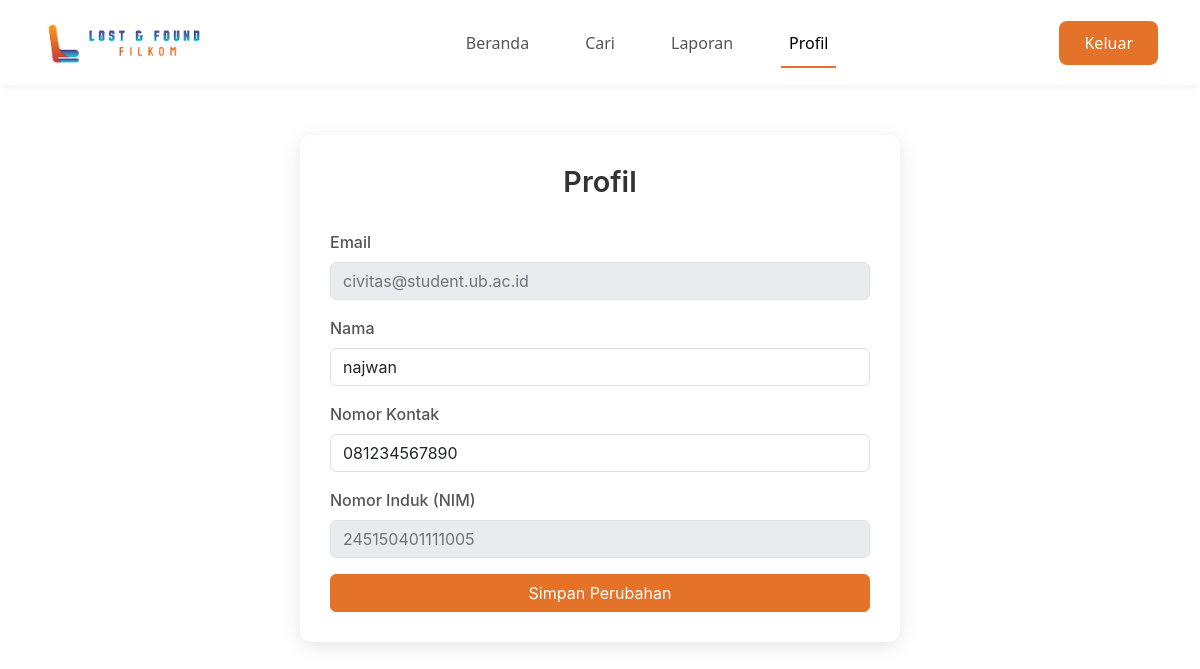
The page /index.php?action=profile (signed in) on the database its author committed.
### tables this page shows
CREATE TABLE `civitas` (
  `nomor_induk` varchar(20) NOT NULL,
  `id_akun` int(11) NOT NULL
);

CREATE TABLE `akun` (
  `id_akun` int(11) NOT NULL,
  `email` varchar(255) NOT NULL,
  `password` varchar(255) NOT NULL,
  `nama` varchar(100) NOT NULL,
  `nomor_kontak` varchar(20) DEFAULT NULL,
  `role` enum('civitas','satpam') NOT NULL DEFAULT 'civitas',
  `created_at` timestamp NOT NULL DEFAULT current_timestamp()
);

### config/db.php (called while the page is built)
<?php
$host = 'localhost';
$dbname = 'lostfound';
$username = 'root';
$password = '';
try {
    $pdo = new PDO("mysql:host=$host;dbname=$dbname", $username, $password);
    $pdo->setAttribute(PDO::ATTR_ERRMODE, PDO::ERRMODE_EXCEPTION);
    $pdo->setAttribute(PDO::ATTR_DEFAULT_FETCH_MODE, PDO::FETCH_ASSOC);
} catch (PDOException $e) {
    die("Koneksi DB gagal: " . $e->getMessage());
}
function getDB()
{
    global $pdo;
    return $pdo;
}

### controllers/AuthController.php (called while the page is built, shortened)
<?php
require_once __DIR__ . '/../models/AkunModel.php';
class SessionManager
{
    public function get($key) { return $_SESSION[$key] ?? null; }
}
class AuthController
{
    private $session;
    public function __construct()
    {
        $this->session = new SessionManager();
        $this->session->start();
    }
    public function getSessionManager() { return $this->session; }
}

### controllers/ProfileController.php (called while the page is built, shortened)
<?php
require_once __DIR__ . '/../models/AkunModel.php';
class ProfileController {
    private $model;
    private $session;
    public function __construct($sessionManager) {
        $this->model = new AkunModel();
        $this->session = $sessionManager;
    }
    public function showProfile() {
        $userId = $this->session->get('userId');
        $profil = $this->model->getProfil($userId);
        return ['success' => true, 'profil' => $profil];
    }
}

### models/AkunModel.php (called while the page is built, shortened)
<?php
require_once __DIR__ . '/../config/db.php';
class AkunModel
{
    private $database;
    public function __construct()
    {
        $this->database = getDB();
    }
    public function getProfil($idAkun)
    {
        $stmt = $this->database->prepare("
        SELECT a.*, c.nomor_induk, s.id_satpam
        FROM akun a
        LEFT JOIN civitas c ON a.id_akun = c.id_akun
        LEFT JOIN satpam s ON a.id_akun = s.id_akun
        WHERE a.id_akun = :id
    ");
        $stmt->execute(['id' => $idAkun]);
        return $stmt->fetch();
    }
}

### views/profile_page.php (the view, shortened to what this page needs)
<!DOCTYPE html>
<html lang="id">
<head>
    <link href="https://cdn.jsdelivr.net/npm/bootstrap@5.3.0/dist/css/bootstrap.min.css" rel="stylesheet">
    <link href="../css/profile.css" rel="stylesheet">
</head>
<body>
    <?php include 'header.php'; ?>
    <div class="profile-container">
        <h2 class="text-center">Profil</h2>
        <form method="POST" action="../index.php?action=update_profile">
            <div class="mb-3">
                <label for="email" class="form-label">Email</label>
                <input type="email" class="form-control" id="email" value="<?php echo htmlspecialchars($profil['email']); ?>" disabled>
            </div>
            <div class="mb-3">
                <label for="nama" class="form-label">Nama</label>
                <input type="text" class="form-control" id="nama" name="nama" value="<?php echo htmlspecialchars($profil['nama']); ?>" required>
            </div>
            <div class="mb-3">
                <label for="nomorKontak" class="form-label">Nomor Kontak</label>
                <input type="text" class="form-control" id="nomorKontak" name="nomorKontak" value="<?php echo htmlspecialchars($profil['nomor_kontak']); ?>" required>
            </div>
            <div class="mb-3">
                <label for="nomorInduk" class="form-label">Nomor Induk (NIM)</label>
                <input type="text" class="form-control" id="nomorInduk" value="<?php echo htmlspecialchars($profil['nomor_induk']); ?>" disabled>
            </div>
            <button type="submit" class="btn btn-primary w-100" aria-label="Simpan Perubahan">Simpan Perubahan</button>
        </form>
    </div>
</body>
</html>

### css/profile.css (style rules this page uses)
.profile-container { max-width: 600px; margin: 50px auto; padding: 30px; background-color: #ffffff; border-radius: 12px; box-shadow: 0 4px 20px rgba(0, 0, 0, 0.1); font-family: 'Inter', sans-serif; }
.profile-container h2 { font-size: 1.8rem; font-weight: 600; margin-bottom: 30px; color: #333333; text-align: center; }
.form-label { font-weight: 500; color: #555555; margin-bottom: 8px; }
.form-control { border: 1px solid #dddddd; border-radius: 8px; padding: 12px; font-size: 1rem; transition: border-color 0.3s ease, box-shadow 0.3s ease; }
.form-control:disabled { background-color: #f8f9fa; color: #6c757d; }
.btn-primary { background-color: #E57229 !important; border-color: #E57229 !important; border-radius: 8px; font-weight: 500; padding: 12px; transition: background-color 0.3s ease, transform 0.2s ease; }

### rows shown on the page
civitas: id_akun.email "civitas@student.ub.ac.id", nama "najwan", nomorKontak "081234567890", nomor_induk "245150401111005"
